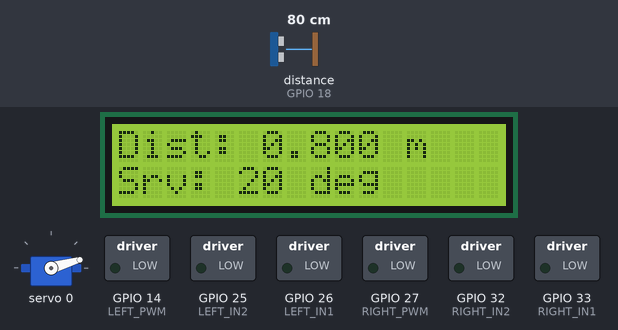
This sketch was run on a simulated ESP32. Shown: 16×2 character LCD, servo, switched loads named in the sketch (green lamp = pin HIGH). Wiring (inferred from the names in the program): ultrasonic range finder: trigger GPIO 5; echo GPIO 18. The inputs (shaded band) are chosen by the test bench; at power-on: distance to the obstacle (sensor on GPIO 18) 80 cm. The echo pulse lasts 58.3 µs per cm; pins used as bus, display or sensor lines are not drawn; what the sketch prints to the serial monitor is not drawn.

Above: at 4.9 s.
5.0 s: distance to the obstacle (sensor on GPIO 18) set to 9 cm
At 7.2 s:
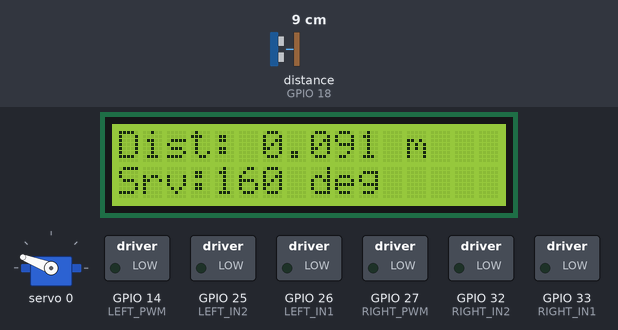
8.0 s: distance to the obstacle (sensor on GPIO 18) set to 35 cm
At 9.7 s:
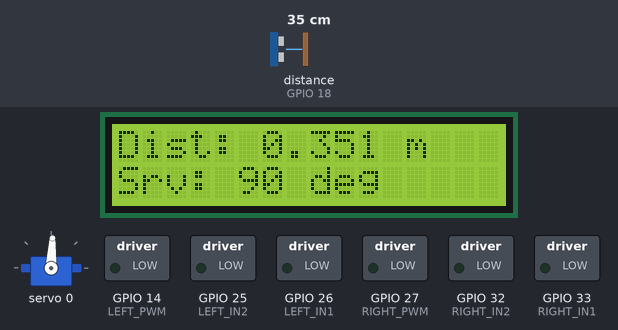
11.0 s: distance to the obstacle (sensor on GPIO 18) set to 2 cm
At 12.6 s:
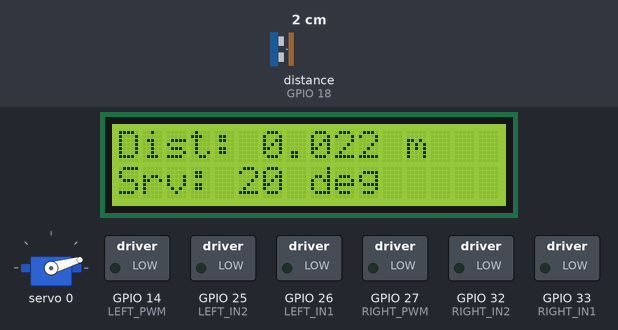
14.0 s: distance to the obstacle (sensor on GPIO 18) set to 60 cm
At 15.2 s:
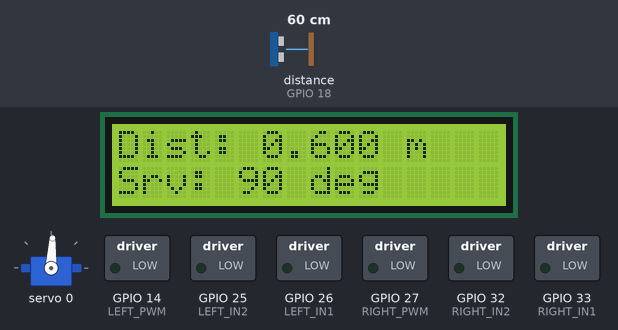
17.0 s: distance to the obstacle (sensor on GPIO 18) set to 4 cm
At 18.9 s:
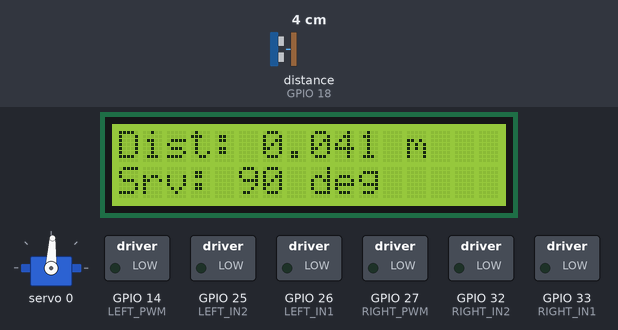
20.0 s: distance to the obstacle (sensor on GPIO 18) set to 18 cm
At 21.6 s:
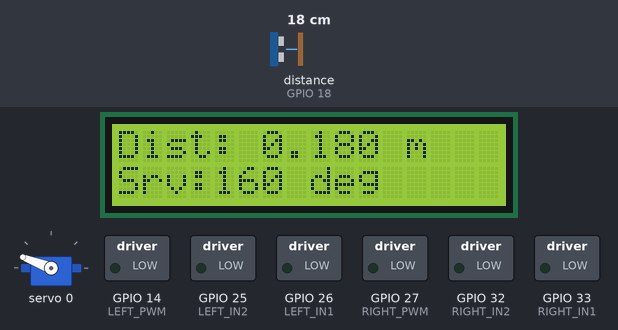
Timing chart, 0 to 24.0 s (numbered marks = the images above; inputs shaded):
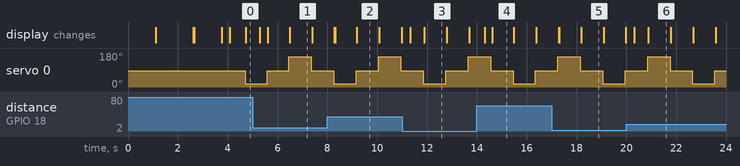

The sketch:

hardware_diagnostic.ino
```cpp
/*
 * ============================================================
 *  BUILDScan Rover — Hardware Diagnostic Firmware v2
 *  PCA9685 Servo Control Edition
 * ============================================================
 *
 * CHANGE FROM v1:
 *   Servo is controlled via PCA9685 (I2C, 0x40) on shared I2C bus
 *   with LCD (0x27). ESP32Servo on GPIO13 is NOT used.
 *
 * PHYSICAL CONNECTIONS CONFIRMED:
 *   ESP32 GPIO21 (SDA) ─── I2C bus ─── LCD (0x27) + PCA9685 (0x40)
 *   ESP32 GPIO22 (SCL) ─── I2C bus ─── LCD (0x27) + PCA9685 (0x40)
 *   PCA9685 CH0 ─────────────────────── SG90 Servo Signal
 *   PCA9685 V+  ─────────────────────── 5V (servo power rail)
 *   PCA9685 GND ─────────────────────── Common GND
 *
 * IF SERVO IS ON A DIFFERENT CHANNEL, CHANGE THIS LINE:
 *   #define SERVO_CHANNEL  0
 *
 * SG90 PULSE CALIBRATION:
 *   SERVO_MIN_PULSE  102  (≈500µs  = 0°)
 *   SERVO_MAX_PULSE  491  (≈2400µs = 180°)
 *   Adjust if servo does not reach full range.
 *
 * HC-SR04: TRIG=GPIO5, ECHO=GPIO18 (via level shifter)
 * LCD:     SDA=GPIO21, SCL=GPIO22, I2C address auto-detected
 * MOTORS:  All STOPPED — GPIO14,26,25,27,33,32 held LOW
 *
 * Libraries required:
 *   Adafruit PWM Servo Driver Library v3.0.3
 *   Adafruit BusIO v1.17.4
 *   LiquidCrystal_I2C (Frank de Brabander)
 *   Wire (built-in)
 *
 * NOTE: ESP32Servo is NOT used in this version.
 * ============================================================
 */

#include <Wire.h>
#include <LiquidCrystal_I2C.h>
#include <Adafruit_PWMServoDriver.h>

// ── PCA9685 Configuration ─────────────────────────────────────────────────────
#define PCA9685_ADDR    0x40          // Default I2C address of PCA9685
#define SERVO_CHANNEL   0             // ← CHANGE THIS if servo is on CH1, CH2, etc.

// SG90 pulse width calibration (12-bit, 4096 ticks at 50Hz = 20ms period)
// 1 tick = 20ms / 4096 = 4.88µs
// 500µs  / 4.88 ≈ 102   (0°)
// 2400µs / 4.88 ≈ 491   (180°)
#define SERVO_MIN_PULSE  102          // pulse count for 0° (≈500µs)
#define SERVO_MAX_PULSE  491          // pulse count for 180° (≈2400µs)
#define SERVO_FREQ_HZ    50           // standard servo frequency

// Safe angle limits
#define SERVO_MIN_DEG    10
#define SERVO_MAX_DEG    170

// ── Motor pins (ALL STOPPED) ──────────────────────────────────────────────────
#define LEFT_PWM   14
#define LEFT_IN1   26
#define LEFT_IN2   25
#define RIGHT_PWM  27
#define RIGHT_IN1  33
#define RIGHT_IN2  32

// ── HC-SR04 ───────────────────────────────────────────────────────────────────
#define TRIG_PIN   5
#define ECHO_PIN   18   // via level shifter → 3.3V safe

// ── I2C ───────────────────────────────────────────────────────────────────────
#define LCD_SDA    21
#define LCD_SCL    22

// ── Objects ───────────────────────────────────────────────────────────────────
LiquidCrystal_I2C* lcd = nullptr;
Adafruit_PWMServoDriver pwm = Adafruit_PWMServoDriver(PCA9685_ADDR);

bool lcd_found    = false;
bool pca_found    = false;
uint8_t lcd_addr  = 0x00;

// ── Timing ────────────────────────────────────────────────────────────────────
#define ULTRASONIC_INTERVAL_MS  500
#define SERVO_STEP_DELAY_MS     900

const int SERVO_POSITIONS[] = {20, 90, 160, 90};
const int SERVO_POS_COUNT   = 4;
int servoIndex = 0;

unsigned long lastUltrasonicMs = 0;
unsigned long lastServoMs      = 0;

// ─────────────────────────────────────────────────────────────────────────────
// FUNCTION: I2C Full Scanner — scans all addresses, reports everything found
// ─────────────────────────────────────────────────────────────────────────────
void runI2CScan() {
    Serial.println("[I2C SCAN] Scanning all addresses 0x01 to 0x7F...");
    int found = 0;
    for (uint8_t addr = 1; addr < 127; addr++) {
        Wire.beginTransmission(addr);
        if (Wire.endTransmission() == 0) {
            Serial.print("[I2C SCAN] Device found at 0x");
            Serial.print(addr, HEX);
            // Identify known devices
            if (addr == 0x27 || addr == 0x3F) Serial.print("  ← LCD backpack");
            if (addr == 0x40)                  Serial.print("  ← PCA9685 (servo driver)");
            if (addr == 0x41 || addr == 0x42)  Serial.print("  ← PCA9685 (alt address)");
            if (addr == 0x60)                  Serial.print("  ← PCA9685 (alt address)");
            Serial.println();
            found++;
        }
        delay(3);
    }
    if (found == 0) {
        Serial.println("[I2C SCAN] WARNING: No I2C devices found at all!");
        Serial.println("[I2C SCAN] Check: SDA=GPIO21, SCL=GPIO22, power, common GND");
    } else {
        Serial.print("[I2C SCAN] Total devices found: ");
        Serial.println(found);
    }
}

// ─────────────────────────────────────────────────────────────────────────────
// FUNCTION: Convert degrees to PCA9685 12-bit pulse count
// ─────────────────────────────────────────────────────────────────────────────
uint16_t angleToPulse(int degrees) {
    degrees = constrain(degrees, SERVO_MIN_DEG, SERVO_MAX_DEG);
    return map(degrees, 0, 180, SERVO_MIN_PULSE, SERVO_MAX_PULSE);
}

// ─────────────────────────────────────────────────────────────────────────────
// FUNCTION: Set servo angle via PCA9685
// ─────────────────────────────────────────────────────────────────────────────
void servoWrite(int degrees) {
    if (!pca_found) return;
    uint16_t pulse = angleToPulse(degrees);
    pwm.setPWM(SERVO_CHANNEL, 0, pulse);
}

// ─────────────────────────────────────────────────────────────────────────────
// FUNCTION: Motor Stop
// ─────────────────────────────────────────────────────────────────────────────
void motorsStop() {
    digitalWrite(LEFT_IN1,  LOW);
    digitalWrite(LEFT_IN2,  LOW);
    digitalWrite(RIGHT_IN1, LOW);
    digitalWrite(RIGHT_IN2, LOW);
    digitalWrite(LEFT_PWM,  LOW);
    digitalWrite(RIGHT_PWM, LOW);
}

// ─────────────────────────────────────────────────────────────────────────────
// FUNCTION: HC-SR04 — manual polling with stuck-HIGH detection
// Returns: distance(m) | -1.0 = no echo (timeout) | -2.0 = ECHO stuck HIGH
// ─────────────────────────────────────────────────────────────────────────────
float measureDistance() {
    // Guard: if ECHO already HIGH before we even trigger → wiring issue
    if (digitalRead(ECHO_PIN) == HIGH) {
        return -2.0f;
    }

    // Send TRIG pulse: LOW 4µs → HIGH 10µs → LOW
    digitalWrite(TRIG_PIN, LOW);
    delayMicroseconds(4);
    digitalWrite(TRIG_PIN, HIGH);
    delayMicroseconds(10);
    digitalWrite(TRIG_PIN, LOW);

    // Wait up to 30ms for ECHO to go HIGH (sensor fires echo)
    unsigned long startWait = micros();
    while (digitalRead(ECHO_PIN) == LOW) {
        if (micros() - startWait > 30000UL) {
            return -1.0f;  // TRIG sent but no echo returned
        }
    }

    // Measure echo pulse duration
    unsigned long echoStart = micros();
    while (digitalRead(ECHO_PIN) == HIGH) {
        if (micros() - echoStart > 30000UL) break;
    }
    unsigned long duration = micros() - echoStart;
    return (float)duration * 0.0001715f;
}


// ─────────────────────────────────────────────────────────────────────────────
// LCD helpers
// ─────────────────────────────────────────────────────────────────────────────
void lcdClearRow(uint8_t row) {
    if (!lcd_found || lcd == nullptr) return;
    lcd->setCursor(0, row);
    lcd->print("                ");
    lcd->setCursor(0, row);
}

void lcdPrint(uint8_t col, uint8_t row, const char* text) {
    if (!lcd_found || lcd == nullptr) return;
    lcd->setCursor(col, row);
    lcd->print(text);
}

// ─────────────────────────────────────────────────────────────────────────────
// SETUP
// ─────────────────────────────────────────────────────────────────────────────
void setup() {
    Serial.begin(115200);
    delay(500);

    Serial.println("============================================");
    Serial.println(" BUILDScan Rover — Hardware Diagnostic v2");
    Serial.println(" PCA9685 Servo Control");
    Serial.println("============================================");

    // ── Motors STOPPED first ─────────────────────────────────────────────────
    pinMode(LEFT_PWM,  OUTPUT); pinMode(LEFT_IN1,  OUTPUT); pinMode(LEFT_IN2,  OUTPUT);
    pinMode(RIGHT_PWM, OUTPUT); pinMode(RIGHT_IN1, OUTPUT); pinMode(RIGHT_IN2, OUTPUT);
    motorsStop();
    Serial.println("[MOTORS] STOPPED ✓");

    // ── I2C Init + Full Scan ──────────────────────────────────────────────────
    Serial.println("--------------------------------------------");
    Wire.begin(LCD_SDA, LCD_SCL);
    delay(100);
    runI2CScan();  // Shows ALL devices on the bus

    // ── LCD Init ─────────────────────────────────────────────────────────────
    Serial.println("--------------------------------------------");
    // Try 0x27 then 0x3F
    const uint8_t lcd_candidates[] = {0x27, 0x3F};
    for (uint8_t i = 0; i < 2; i++) {
        Wire.beginTransmission(lcd_candidates[i]);
        if (Wire.endTransmission() == 0) {
            lcd_addr  = lcd_candidates[i];
            lcd_found = true;
            break;
        }
    }

    if (lcd_found) {
        lcd = new LiquidCrystal_I2C(lcd_addr, 16, 2);
        lcd->init();
        lcd->backlight();
        Serial.print("[LCD] Found at 0x"); Serial.println(lcd_addr, HEX);
        lcd->setCursor(0, 0); lcd->print("BUILDScan v2    ");
        lcd->setCursor(0, 1); lcd->print("PCA9685 Mode    ");
        delay(1500);
        lcd->clear();
    } else {
        Serial.println("[LCD] NOT FOUND at 0x27 or 0x3F");
    }

    // ── PCA9685 Init ─────────────────────────────────────────────────────────
    Serial.println("--------------------------------------------");
    // Check if PCA9685 responds on I2C before initializing
    Wire.beginTransmission(PCA9685_ADDR);
    uint8_t err = Wire.endTransmission();

    if (err == 0) {
        pca_found = true;
        pwm.begin();
        pwm.setOscillatorFrequency(27000000);  // calibrated oscillator
        pwm.setPWMFreq(SERVO_FREQ_HZ);
        delay(10);
        Serial.print("[PCA9685] Found at 0x"); Serial.print(PCA9685_ADDR, HEX);
        Serial.print(" — Servo on CH"); Serial.println(SERVO_CHANNEL);
        Serial.print("[PCA9685] Oscillator: 27MHz | PWM freq: ");
        Serial.print(SERVO_FREQ_HZ); Serial.println("Hz");

        // Move to neutral immediately
        servoWrite(90);
        Serial.println("[SERVO] Moved to 90° (neutral) via PCA9685 ✓");

        if (lcd_found) {
            lcdPrint(0, 0, "PCA9685 OK!     ");
            lcdPrint(0, 1, "Servo: 90deg    ");
        }
        delay(1000);
    } else {
        Serial.print("[PCA9685] NOT FOUND at 0x"); Serial.println(PCA9685_ADDR, HEX);
        Serial.println("[PCA9685] Check: VCC=3.3V or 5V, GND, SDA=GPIO21, SCL=GPIO22");
        Serial.println("[PCA9685] Servo will NOT move without PCA9685");
        if (lcd_found) {
            lcdPrint(0, 0, "PCA9685 MISSING ");
            lcdPrint(0, 1, "Check wiring!   ");
        }
    }

    // ── HC-SR04 Init ─────────────────────────────────────────────────────────
    Serial.println("--------------------------------------------");
    pinMode(TRIG_PIN, OUTPUT);
    digitalWrite(TRIG_PIN, LOW);

    // Test 1: INPUT (no pullup/pulldown) — baseline
    pinMode(ECHO_PIN, INPUT);
    delay(10);
    int echo_plain = digitalRead(ECHO_PIN);

    // Test 2: INPUT_PULLDOWN — if still HIGH, something is ACTIVELY driving it HIGH
    pinMode(ECHO_PIN, INPUT_PULLDOWN);
    delay(10);
    int echo_pulldown = digitalRead(ECHO_PIN);

    // Test 3: INPUT_PULLUP — if LOW with pullup, the line is being actively pulled LOW
    pinMode(ECHO_PIN, INPUT_PULLUP);
    delay(10);
    int echo_pullup = digitalRead(ECHO_PIN);

    // Reset to INPUT_PULLDOWN for operation (safer than floating)
    pinMode(ECHO_PIN, INPUT_PULLDOWN);

    Serial.print("[HC-SR04] GPIO18 plain INPUT   = "); Serial.println(echo_plain);
    Serial.print("[HC-SR04] GPIO18 INPUT_PULLDOWN= "); Serial.println(echo_pulldown);
    Serial.print("[HC-SR04] GPIO18 INPUT_PULLUP  = "); Serial.println(echo_pullup);

    if (echo_pulldown == 1) {
        Serial.println("[HC-SR04] *** DIAGNOSIS: GPIO18 ACTIVELY DRIVEN HIGH ***");
        Serial.println("[HC-SR04] Something is forcing 5V or 3.3V onto ECHO line.");
        Serial.println("[HC-SR04] Check: ECHO wire not touching VCC, level shifter HV ref=5V");
    } else {
        Serial.println("[HC-SR04] GPIO18 OK at rest (LOW with pulldown) — level shifter may need HV=5V ref");
    }
    Serial.println("[HC-SR04] Ready. TRIG=GPIO5 ECHO=GPIO18");

    Serial.println("============================================");
    Serial.println(" LIVE TERMINAL ACTIVE — 115200 baud");
    Serial.println(" Row 0 (LCD): Distance");
    Serial.println(" Row 1 (LCD): Servo angle");
    Serial.println(" Motors: ALWAYS STOPPED");
    Serial.println("============================================");

    if (lcd_found) {
        lcd->clear();
        lcd->setCursor(0, 0); lcd->print("Dist: ----      ");
        lcd->setCursor(0, 1); lcd->print("Servo:  90 deg  ");
    }

    lastUltrasonicMs = millis();
    lastServoMs      = millis();
}

// ─────────────────────────────────────────────────────────────────────────────
// LOOP
// ─────────────────────────────────────────────────────────────────────────────
void loop() {
    unsigned long now = millis();

    // ── Ultrasonic ──────────────────────────────────────────────────────
    if (now - lastUltrasonicMs >= 300) {
        lastUltrasonicMs = now;
        float dist = measureDistance();

        if (dist == -2.0f) {
            Serial.println("ECHO_STUCK_HIGH");
            if (lcd_found) { lcdClearRow(0); lcdPrint(0, 0, "ECHO STUCK HIGH "); }
        } else if (dist < 0.0f) {
            Serial.println("NO ECHO");
            if (lcd_found) { lcdClearRow(0); lcdPrint(0, 0, "Dist: NO ECHO   "); }
        } else {
            Serial.println(dist, 3);
            if (lcd_found) {
                char buf[17];
                snprintf(buf, sizeof(buf), "Dist: %.3f m    ", dist);
                lcdClearRow(0); lcdPrint(0, 0, buf);
            }
        }
    }

    // ── Servo sweep via PCA9685 (every 900ms) ────────────────────────────────
    if (now - lastServoMs >= SERVO_STEP_DELAY_MS) {
        lastServoMs = now;
        int angle = SERVO_POSITIONS[servoIndex];
        servoWrite(angle);
        if (lcd_found) {
            char buf[17]; snprintf(buf, sizeof(buf), "Srv:%3d deg     ", angle);
            lcdClearRow(1); lcdPrint(0, 1, buf);
        }
        servoIndex = (servoIndex + 1) % SERVO_POS_COUNT;
    }

    // ── Motors confirmed stopped every 5s ────────────────────────────────────
    static unsigned long lastMotorCheck = 0;
    if (now - lastMotorCheck >= 5000) {
        lastMotorCheck = now;
        motorsStop();
    }
}
```

Measured:
- what the display in image 1 shows lasts 0.9 s, from 6.5 s to 7.4 s
